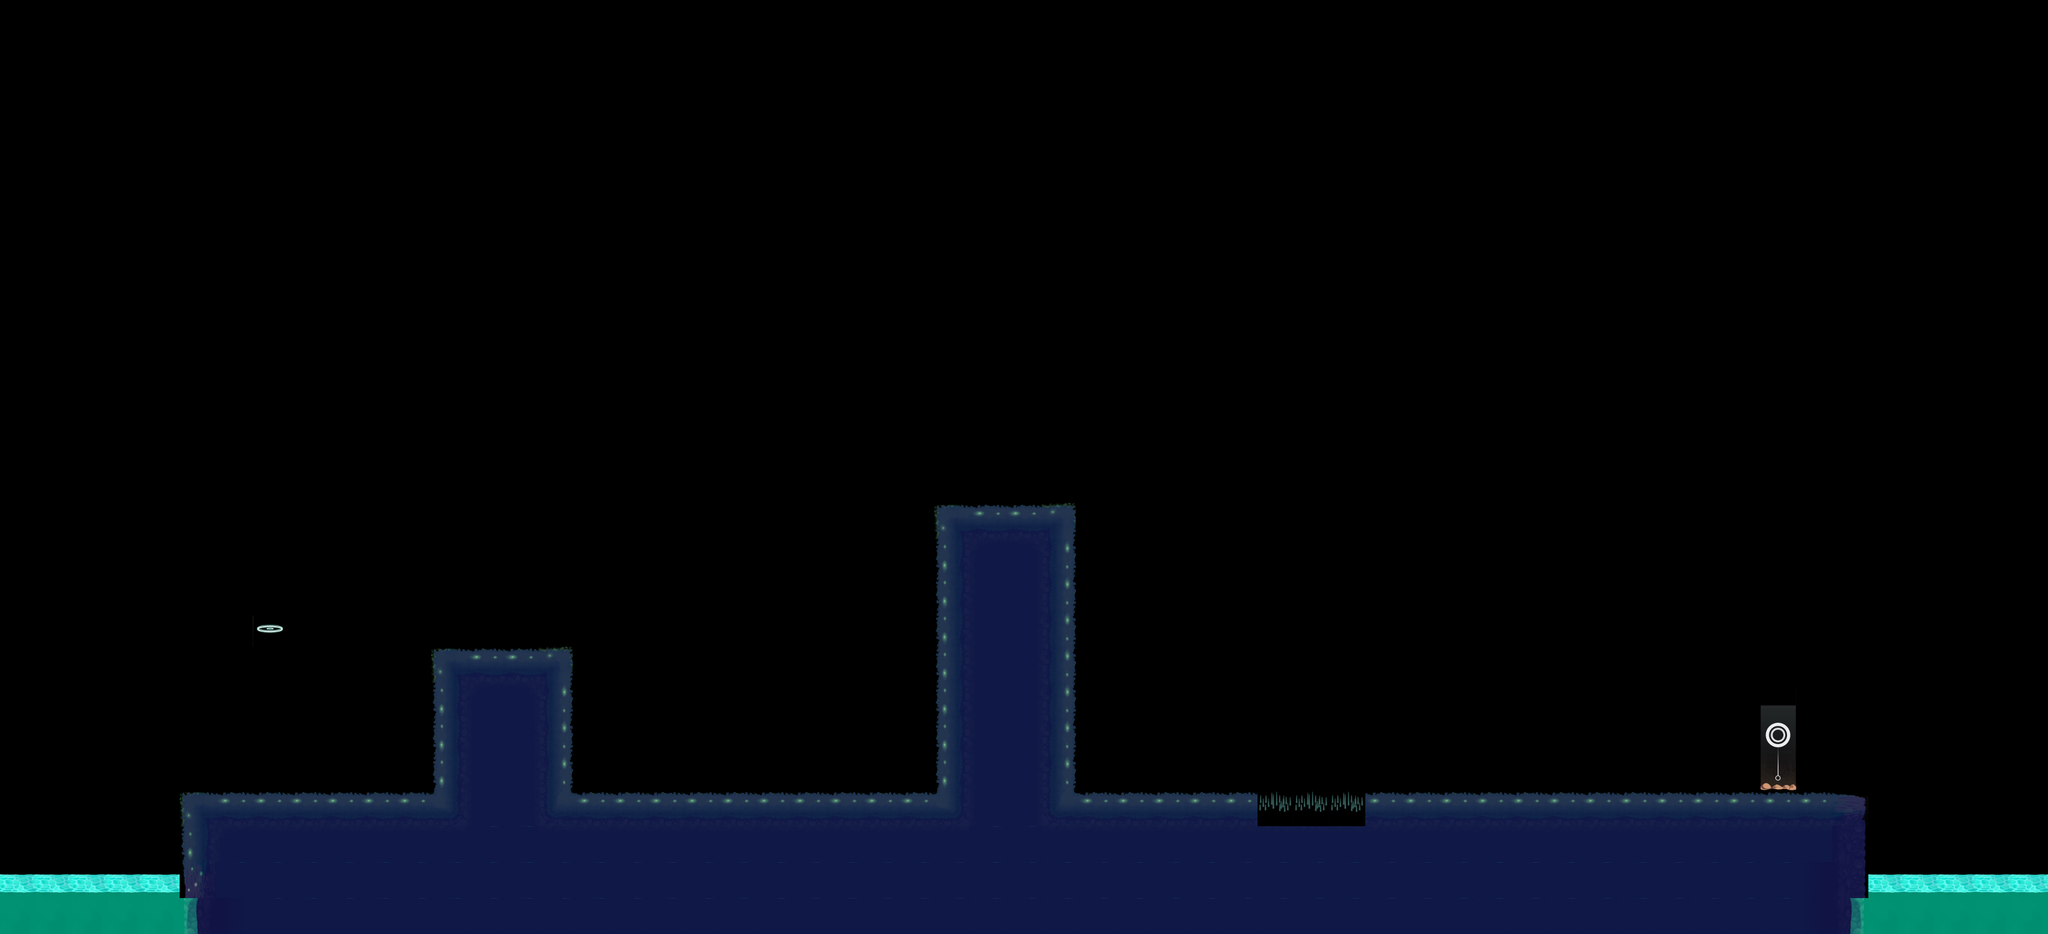

The image is a tile-based game level rendered from a .tmx file. Its description and source (layers, tilesets, objects; grid data summarised) follow:
An orthogonal 57x26 tile map with 60x60 px tiles, 1 tile layer (darkWorld), 1 hidden layer not drawn, 2 tilesets.

<map version="1.0" orientation="orthogonal" width="57" height="26" tilewidth="60" tileheight="60">
 <tileset firstgid="1" source="Light.tsx" />
 <tileset firstgid="65" source="Shadow.tsx" />
 <layer name="lightWorld" width="57" height="26" visible="0">
  <data>[1482 cells, 336 non-empty, 18 distinct tile ids]</data>
 </layer>
 <layer name="darkWorld" width="57" height="26">
  <data>[1482 cells, 260 non-empty, 18 distinct tile ids]</data>
 </layer>
</map>
